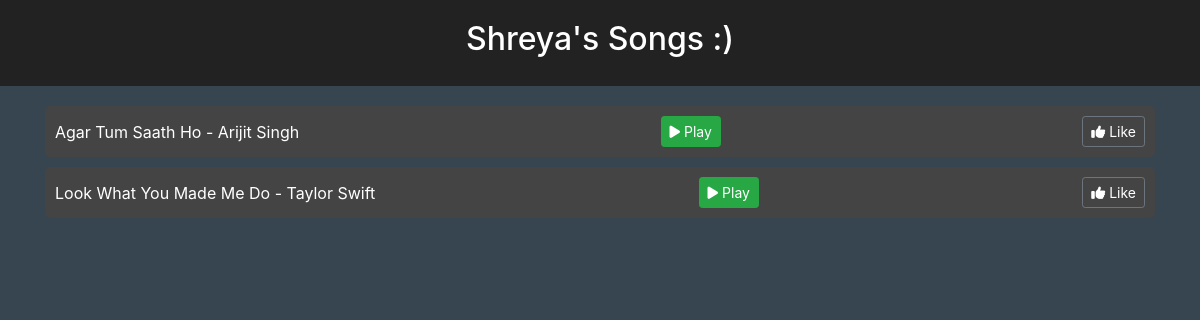
Page /playlist/2 on the committed database.
### app.py (models this page shows)
class Playlist(db.Model):
    playlist_id = db.Column(db.Integer, primary_key=True)
    playlist_name = db.Column(db.String(100), nullable=False)
    user_id = db.Column(db.Integer, nullable=False)

class Song(db.Model):
    song_id = db.Column(db.Integer, primary_key=True)
    song_name = db.Column(db.String(100), nullable=False)
    artist_name = db.Column(db.String(50), nullable=False)
    lyrics = db.Column(db.Text)
    duration = db.Column(db.String(10))
    release_date = db.Column(db.String(20))
    song_link = db.Column(db.String(255))
    album_name = db.Column(db.String(100), nullable=False)
    user_id = db.Column(db.Integer, nullable=False)

### app.py (the view)
@app.route('/playlist/<int:playlist_id>', methods=['GET'])
def playlist(playlist_id):
    playlist = Playlist.query.get(playlist_id)
    if not playlist:
        flash('Playlist not found', 'danger')
        return redirect(url_for('playlists'))
    playlist_songs = (
    db.session.query(Song)
    .join(PlaylistSong, Song.song_id == PlaylistSong.song_id)
    .filter(PlaylistSong.playlist_id == playlist_id)
    .all()
)
    return render_template('playlist_display.html', playlist=playlist, playlist_songs=playlist_songs)

### templates/playlist_display.html (shortened to what this page needs)
<!DOCTYPE html>
<html lang="en">
<head>
    <link rel="stylesheet" href="https://stackpath.bootstrapcdn.com/bootstrap/4.5.2/css/bootstrap.min.css">
</head>
<body>
    <div class="playlist-header">
        <h2>{{ playlist.playlist_name }}</h2>
    </div>
    <div class="container">
        {% for song in playlist_songs %}
            <div class="song-item">
                <a href="#" style="color: #fff;">{{ song.song_name }} - {{ song.artist_name }}</a>
                <button class="btn btn-success btn-sm"><i class="fas fa-play"></i> Play</button>
                <button class="btn btn-outline-secondary btn-sm"><i class="fas fa-thumbs-up"></i> Like</button>
            </div>
        {% endfor %}
    </div>
</body>
</html>

### templates/playlist_display.html (style rules this page uses)
body { background-color: #36454f; color: #fff; }
.playlist-header { text-align: center; padding: 20px; background-color: #222; margin-bottom: 20px; }
.song-item { display: flex; justify-content: space-between; align-items: center; background-color: #444; margin-bottom: 10px; padding: 10px; border-radius: 5px; }
.song-item a { color: #fff; }
.song-item button { color: #fff; }

### rows in the picture
Playlist: playlist_name "Shreya's Songs :)"
Song: song_name "Agar Tum Saath Ho", artist_name "Arijit Singh"
Song: song_name "Look What You Made Me Do", artist_name "Taylor Swift"
